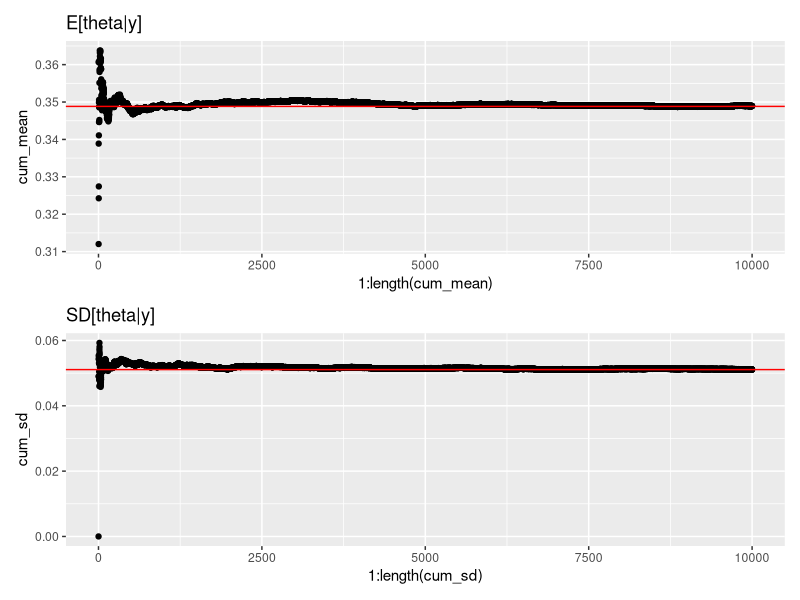
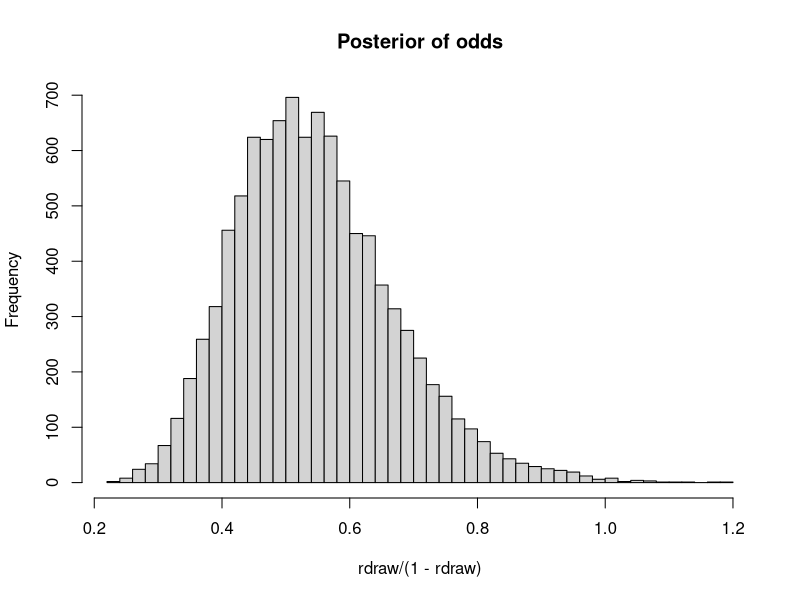
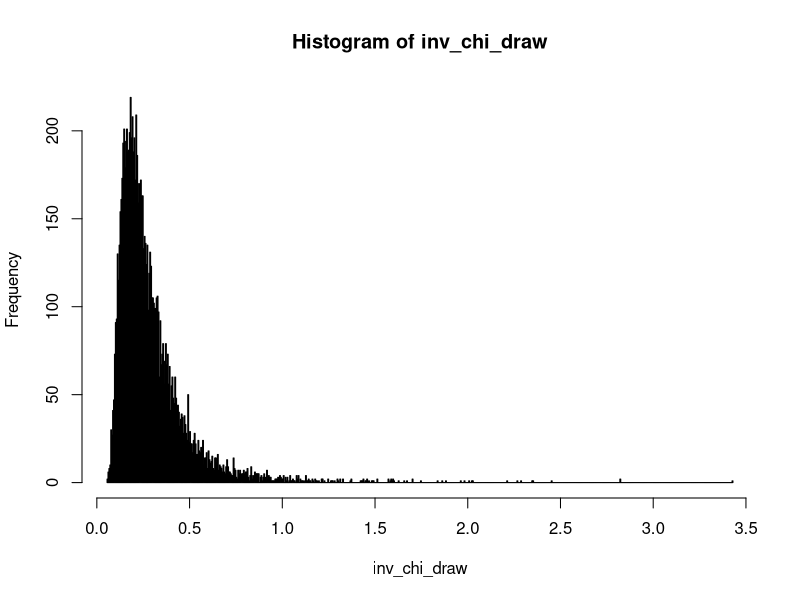
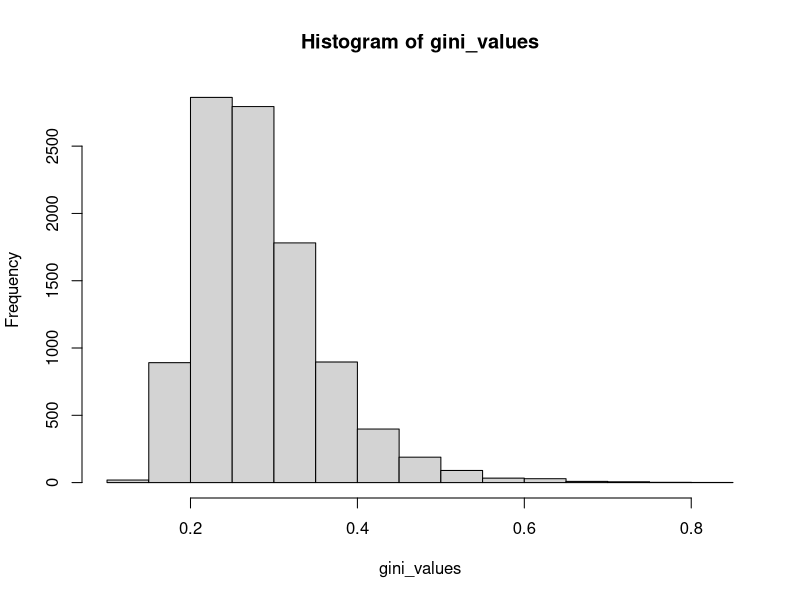
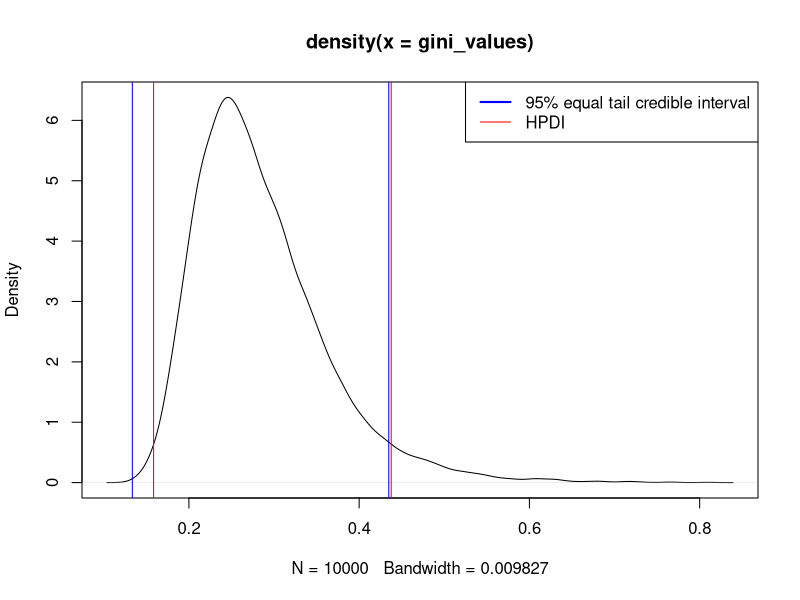
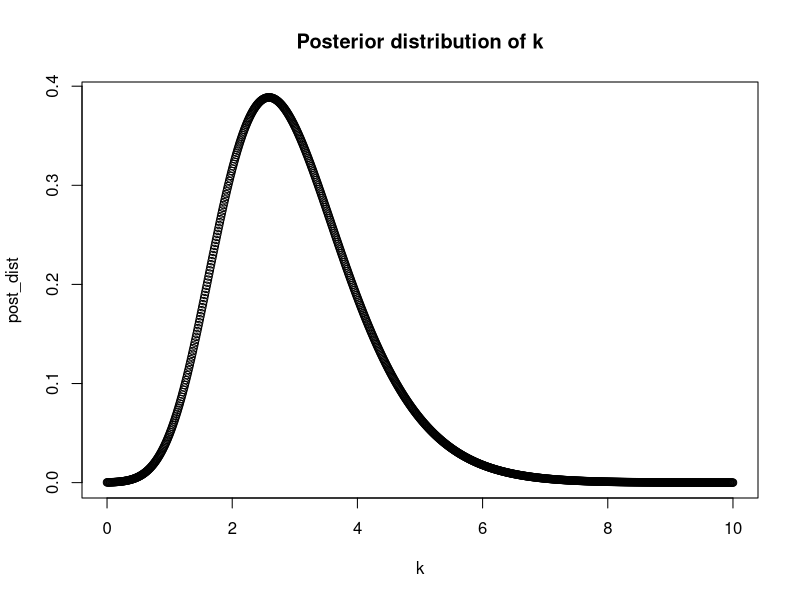

Recreate these plots in R, in order.
## ---- chunk 1
knitr::opts_chunk$set(echo = TRUE)
## ---- chunk 2
library(ggplot2)
library(patchwork)
## ---- chunk 3
n <- 70    # Sample trials
s <- 22    # Sample successes
f <- n - s # Sample failures

a0 <- b0 <- 8    # Prior parameters
nDraws <- 10000    # Number of random draws from posterior

an = a0 + s
bn = b0 + f
rdraw <- rbeta(nDraws, an, bn)

cum_n <- 1:nDraws
cum_mean <- cumsum(rdraw) / cum_n
cum_mean2 <- cumsum(rdraw ** 2) / cum_n
cum_var <- (cum_mean2 - cum_mean ** 2) * (n / (n - 1))
cum_sd <- sqrt(cum_var) 

anlyt_mean <- an / (an + bn)
anlyt_sd <- sqrt(an * bn / ((an + bn) ** 2 * (an + bn + 1)))

p1 <- ggplot() +
  geom_point(aes(x=1:length(cum_mean), y=cum_mean)) +
  geom_hline(yintercept=anlyt_mean, color="red") +  #or abline() 
  ggtitle("E[theta|y]")
  
p2 <- ggplot() +
  geom_point(aes(x=1:length(cum_sd), y=cum_sd)) +
  geom_hline(yintercept=anlyt_sd, color="red") +
  ggtitle("SD[theta|y]")

p1 / p2
## ---- chunk 4
p_draw = sum(rdraw > 0.3) / length(rdraw)
p_anlyt = pbeta(0.3, an, bn, lower.tail=FALSE)
## ---- chunk 5
cat("Random draw from posterior:\n
    Pr(theta > 0.3 | y) = ", p_draw,
    "\n\nExact value from Beta distribution:\n
    Pr(theta > 0.3 | y) = ", p_anlyt)
## ---- chunk 6
hist(rdraw / (1 - rdraw), breaks=50, main="Posterior of odds")
## ---- chunk 7
obs <- c(33, 24, 48, 32, 55, 74, 23,17)
mu <- 3.6

#Sample variance calculation
values <- c()
for (i in 1:length(obs)){
  values[i] <- (log(obs[i])-mu)^2
}

sample_var <- sum(values)/8

# Simulation from posterior: 
inv_chi_draw <- c()
post_draw <- function(n){
  for(i in 1:n){
    chi_draw <- rchisq(1,8)
    inv_chi_draw[i]<<-((8)*sample_var)/(chi_draw)
  }
  hist(inv_chi_draw,breaks=1000)
}

post_draw(10000)
## ---- chunk 8
gini_values <- c()
gini <- function(n){
  for(i in 1:n){
    gini_values[i]<<-2*pnorm(sqrt(inv_chi_draw[i])/sqrt(2))-1
  }
  hist(gini_values)
}

gini(10000)
## ---- chunk 9
upper <- mean(gini_values) + 1.96*sd(gini_values)
lower <- mean(gini_values) - 1.96*sd(gini_values)
## ---- chunk 10
print("Upper limit:")
print(upper)
print("lower limit:")
print(lower)
## ---- chunk 11
gini_den<-density(gini_values)
gini_den_df <- data.frame(x = gini_den$x, y = gini_den$y)

#x gives the corrdinates of the points where the density is estimated and y gives the estimated 
#density values. 

gini_den_df <- gini_den_df[order(gini_den_df$y),]
gini_den_df<- data.frame(x = gini_den_df$x, y = gini_den_df$y)
gini_den_cum = cumsum(gini_den_df$y)/sum(gini_den_df$y) # we divde so that it sums to 1. 
value = which(gini_den_cum  >= 0.05)[1]
gini_den_df = gini_den_df[(value+1):length(gini_den$y),]
gini_den_interval <- c(min(gini_den_df$x),max(gini_den_df$x))

plot(gini_den)
abline(v=gini_den_interval[1],col ="red")
abline(v=gini_den_interval[2], col = "red")

abline(v=upper,col ="blue")
abline(v=lower, col = "blue")

legend("topright", legend = c("95% equal tail credible interval", "HPDI"), 
       col = c("blue", "red"), lty = 1, lwd = c(2, 1))
## ---- chunk 12
y <- c(-2.79, 2.33, 1.83, -2.44, 2.23, 2.33, 2.07, 2.02, 2.14, 2.54) # Data points
mu <- 2.4 # Given parameter mu

post <- function(k, y, mu) {
  num <- exp(k * (-0.5 + sum(cos(y - mu))))
  denom <- besselI(k, 0) ** 10
  
  res = num / denom
  res[is.na(res)] <- 0
  
  return (res)
}

post_norm <- function(k, y, mu, c_norm) {
  res = post(k, y, mu) / c_norm
  
  return (res)
}

#[Hint: you need to normalize the posterior distribution of κ so that it integrates to one.]
c_norm <- integrate(post, 0, Inf, y=y, mu=mu)$value 
k <- seq(from=0, to=10, length.out=1000)
post_dist <- post_norm(k, y, mu, c_norm)

plot(k, post_dist, main="Posterior distribution of k")
## ---- chunk 13
paste0("Approx. mode of distribution of k: ", round(k[which.max(post_dist)], 3))
